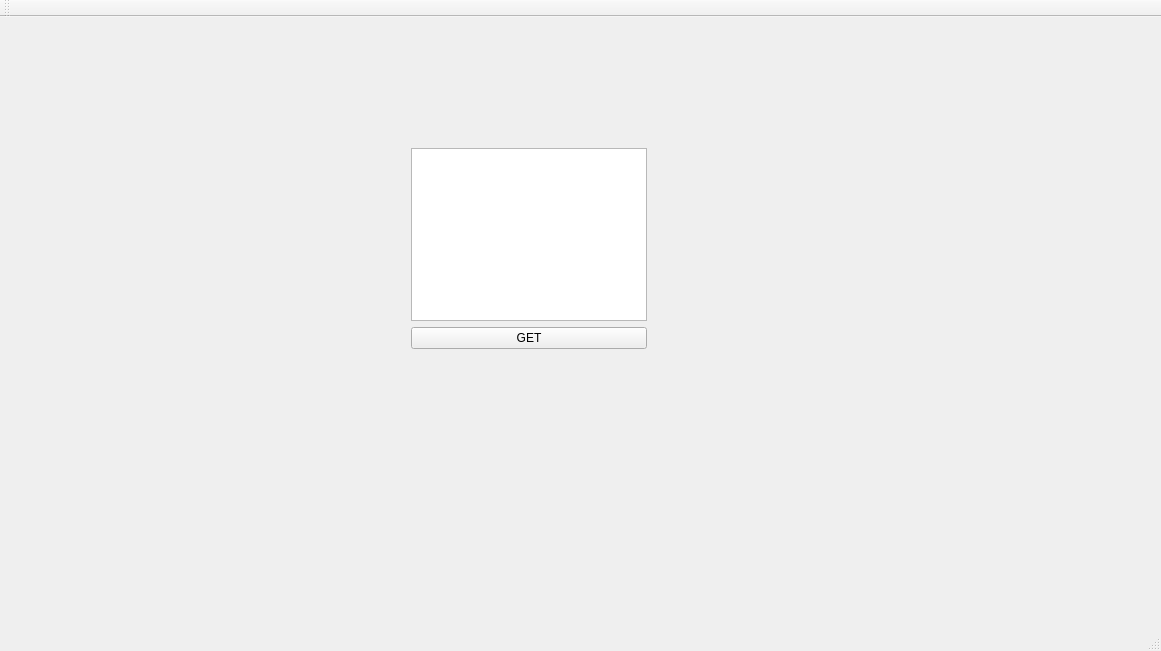
<?xml version="1.0" encoding="UTF-8"?>
<ui version="4.0">
 <class>MainWindow</class>
 <widget class="QMainWindow" name="MainWindow">
  <property name="geometry">
   <rect>
    <x>0</x>
    <y>0</y>
    <width>1161</width>
    <height>651</height>
   </rect>
  </property>
  <property name="windowTitle">
   <string>MainWindow</string>
  </property>
  <widget class="QWidget" name="centralWidget">
   <widget class="QWidget" name="">
    <property name="geometry">
     <rect>
      <x>400</x>
      <y>120</y>
      <width>258</width>
      <height>223</height>
     </rect>
    </property>
    <layout class="QVBoxLayout" name="verticalLayout">
     <item>
      <widget class="QTableView" name="tableView"/>
     </item>
     <item>
      <widget class="QPushButton" name="getBut">
       <property name="text">
        <string>GET</string>
       </property>
      </widget>
     </item>
    </layout>
   </widget>
  </widget>
  <widget class="QMenuBar" name="menuBar">
   <property name="geometry">
    <rect>
     <x>0</x>
     <y>0</y>
     <width>1161</width>
     <height>21</height>
    </rect>
   </property>
  </widget>
  <widget class="QToolBar" name="mainToolBar">
   <attribute name="toolBarArea">
    <enum>TopToolBarArea</enum>
   </attribute>
   <attribute name="toolBarBreak">
    <bool>false</bool>
   </attribute>
  </widget>
  <widget class="QStatusBar" name="statusBar"/>
 </widget>
 <layoutdefault spacing="6" margin="11"/>
 <resources/>
 <connections/>
</ui>
